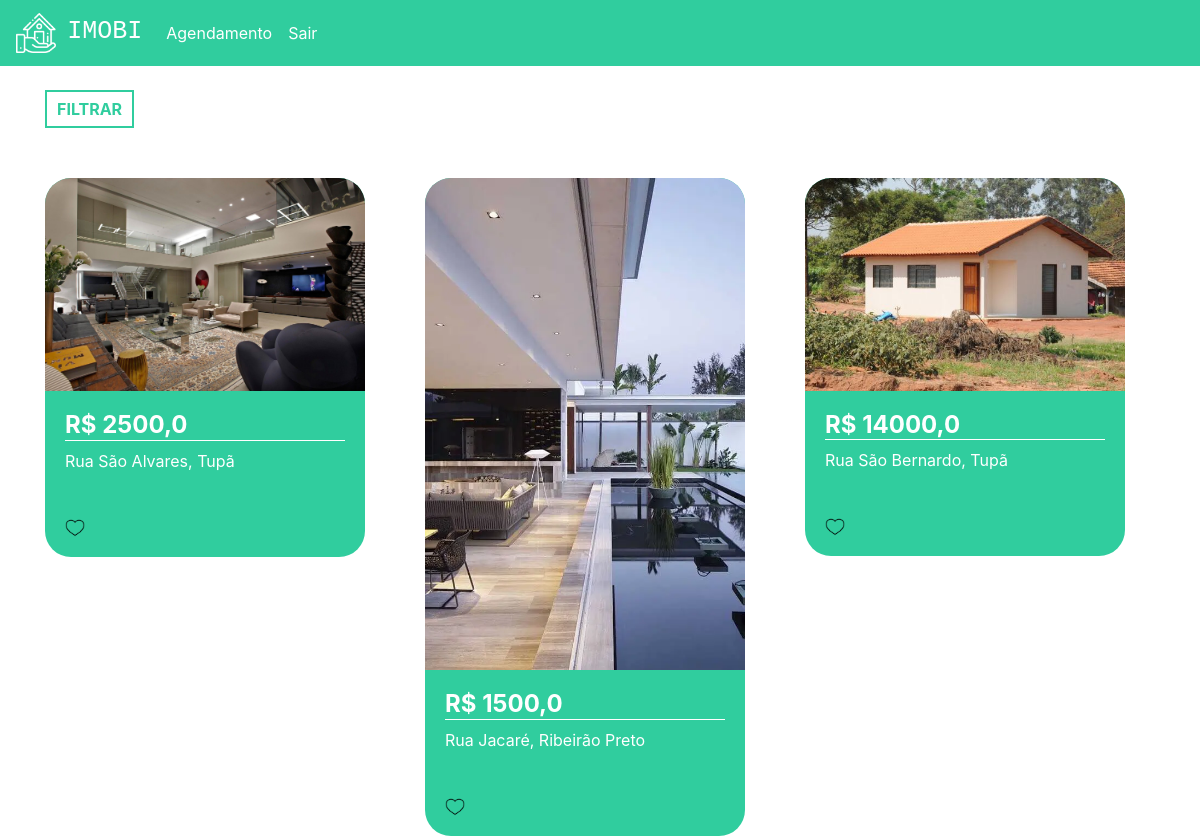
The app's page / (signed in) with its own data.
### plataforma/models.py (models this page shows, shortened)
class Imovei(models.Model):
    choices = (('V', 'Venda'),
               ('A', 'Aluguel'))
    choices_imovel = (('A', 'Apartamento'),
                      ('C', 'Casa'))
    imagens = models.ManyToManyField(Imagem)
    valor = models.FloatField()
    quartos = models.IntegerField()
    tamanho = models.FloatField()
    cidade = models.ForeignKey(Cidade, on_delete=models.DO_NOTHING)
    rua = models.CharField(max_length=50)
    tipo = models.CharField(max_length=1, choices=choices)
    tipo_imovel = models.CharField(max_length=1, choices=choices_imovel)
    numero = models.IntegerField()
    descricao = models.TextField()
    dias_visita = models.ManyToManyField(DiasVisita)
    horarios = models.ManyToManyField(Horario)

class Imagem(models.Model):
    img = models.ImageField(upload_to='img')

class Cidade(models.Model):
    nome = models.CharField(max_length=30)
    def __str__(self) -> str:
        return self.nome

### plataforma/views.py (the view)
# urls.py: path('', views.home, name='home'),
@login_required(login_url="/auth/logar")
def home(request):
    preco_minimo = request.GET.get('preco_minimo')
    preco_maximo = request.GET.get('preco_maximo')
    cidade = request.GET.get('cidade')
    tipo = request.GET.getlist('tipo')
    cidades = Cidade.objects.all()
    if preco_minimo or preco_maximo or cidade or tipo:
        if not preco_minimo:
            preco_minimo = 0
        if not preco_maximo:
            preco_maximo = 999999999
        if not tipo:
            tipo = ['A', 'C']
        imoveis = Imovei.objects.filter(valor__gte=preco_minimo)\
        .filter(valor__lte=preco_maximo)\
        .filter(tipo_imovel__in=tipo).filter(cidade=cidade)
    else:
        imoveis = Imovei.objects.all()
    return render(request, 'home.html', {'imoveis': imoveis, 'cidades': cidades})

### plataforma/templates/home.html (shortened to what this page needs)
{% extends 'base.html' %}
{% load static %}
{% block 'head' %}
<link rel="stylesheet" href="{% static 'plataforma/css/home.css' %}">
{% endblock  %}
{% block 'body' %}
<div class="container">
  <br>
  <button type="button" class="btn_filtrar" data-toggle="modal"
	 data-target="#exampleModal">
    FILTRAR
  </button>
  <div class="row">
    {% for imovel in imoveis %}
        <div class="col-md cont">
          <div class="card_imovel">
            <img class="img_capa_imovel" src="{{imovel.imagens.all.0.img.url}}">
            <div class="informacoes_imoveis">
              <a class="a_none" href="{% url 'imovel' imovel.id %}"><h4 class="valor">R$ {{imovel.valor}}</h4></a>
              <p>{{imovel.rua}}, {{imovel.cidade}}</p>
              <br>
              <img width="7%" src="{% static 'plataforma/img/heart.png' %}">
            </div>
          </div>
        </div>
    {% endfor %}
  </div>
</div>
{% endblock %}

### templates/base.html (shortened to what this page needs)
{% load static %}
<!doctype html>
<html lang="pt-BR">
    <head>
    {% block 'head' %}{% endblock %}
    <link rel="stylesheet" href="https://cdn.jsdelivr.net/npm/bootstrap@4.6.1/dist/css/bootstrap.min.css">
</head>
<body>
    {% if user.is_authenticated %}
      <nav class="navbar navbar-expand-lg navbar-dark bg_navbar">
        <a class="navbar-brand" href="{% url 'home' %}">
					<img width="40" src="{% static 'autenticacao/img/logo.png' %}">
							&nbsp<h3 class="font_logo">IMOBI</h3></a>
        <div class="collapse navbar-collapse" id="navbarNav">
          <ul class="navbar-nav">
            <li class="nav-item active">
              <a class="nav-link" href="{% url 'agendamentos' %}">Agendamento</a>
            </li>
          </ul>
            <div class="collapse navbar-collapse" id="navbarNav">
              <ul class="navbar-nav">
                <li class="nav-item active">
                  <a class="nav-link" href="{% url 'sair' %}">Sair</a>
                </li>
              </ul>
        </div>
      </nav>
    {% endif %}
    {% block 'body' %}{% endblock %}
</body>
</html>

### templates/static/plataforma/css/home.css (style rules this page uses)
.bg_navbar { background-color: #30CD9E; }
.font_logo { font-family: 'Courier New', Courier, monospace; font-size: 25px; display: inline; }
.card_imovel { background-color: #30CD9E; width: 20rem; margin-top: 50px; border-radius: 26px; }
.img_capa_imovel { width: 100%; border-top-left-radius: 26px; border-top-right-radius: 26px; }
.informacoes_imoveis { padding: 20px; color: white; }
.valor { font-weight: bold; border-bottom: 1px solid white; }
.btn_filtrar { border: none; background-color: transparent; border: 2px solid #30CD9E; color: #30CD9E; padding: 5px 10px 5px 10px; font-weight: bold; }
.a_none { color: white; }

### records on screen
Imovei: imagens.all.0.img (picture), valor "2500,0", rua "Rua São Alvares", cidade "Tupã"
Imovei: imagens.all.0.img (picture), valor "1500,0", rua "Rua Jacaré", cidade "Ribeirão Preto"
Imovei: imagens.all.0.img (picture), valor "14000,0", rua "Rua São Bernardo", cidade "Tupã"
